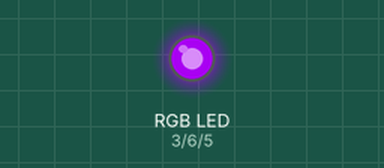
Simulated run of this sketch. Board: Arduino Uno, built with avr-gcc and run on an emulated ATmega328P. On the bench: an RGB LED mixed from three pins (HIGH = lit).

Above: at 0.1 s.
Timing chart, 0 to 1.6 s (numbered marks = the images above):
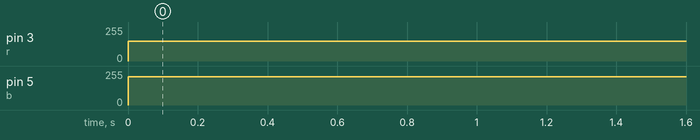

Measured:
- by itself, pin 3 (r): 0/255 → 148/255 at 0.00 s
- by itself, pin 5 (b): 0/255 → 211/255 at 0.00 s

The sketch:

RGB.ino
```cpp
int r=3;
int g=6;
int b=5;

void setup() {
  pinMode(r,OUTPUT);
  pinMode(g,OUTPUT);
  pinMode(b,OUTPUT);

}

void loop() {
  analogWrite(r,148);
  analogWrite(g,0);
  analogWrite(b,211);
  // put your main code here, to run repeatedly:

}
```
